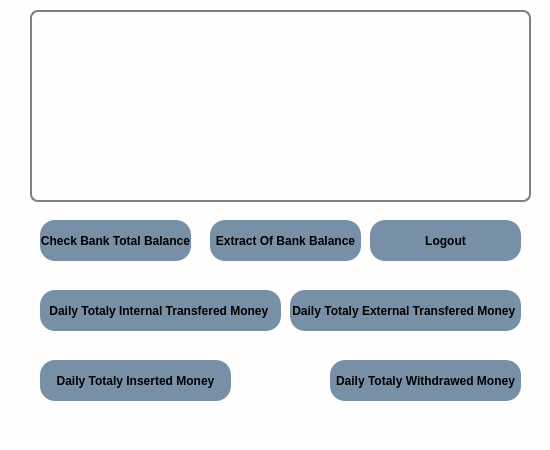
<?xml version="1.0" encoding="UTF-8"?>
<ui version="4.0">
 <class>Dialog</class>
 <widget class="QDialog" name="Dialog">
  <property name="geometry">
   <rect>
    <x>0</x>
    <y>0</y>
    <width>550</width>
    <height>450</height>
   </rect>
  </property>
  <property name="windowTitle">
   <string>Dialog</string>
  </property>
  <property name="styleSheet">
   <string notr="true">*
{
background:#fefefe;
}
#mainFrame {
border: 3px solid gray;
border-radius: 40px;
background: white;
}
QLineEdit {
padding: 1px;
border-style: solid;
border: 2px solid gray;
border-radius: 8px;
}

QPushButton
{
background: #7890a5;
border-radius:15px;
}

QPushButton:hover
{
color:#333;
border-radius:15px;
background:#49ebff;
}


QLabel {
font-weight: bold;
font-size: 15px;
}

QTextBrowser{
padding: 1px;
border-style: solid;
border: 2px solid gray;
border-radius: 8px;
}</string>
  </property>
  <widget class="QPushButton" name="button_check_balance">
   <property name="geometry">
    <rect>
     <x>40</x>
     <y>220</y>
     <width>151</width>
     <height>41</height>
    </rect>
   </property>
   <property name="font">
    <font>
     <weight>75</weight>
     <bold>true</bold>
    </font>
   </property>
   <property name="text">
    <string>Check Bank Total Balance</string>
   </property>
  </widget>
  <widget class="QPushButton" name="button_extract">
   <property name="geometry">
    <rect>
     <x>210</x>
     <y>220</y>
     <width>151</width>
     <height>41</height>
    </rect>
   </property>
   <property name="font">
    <font>
     <weight>75</weight>
     <bold>true</bold>
    </font>
   </property>
   <property name="text">
    <string>Extract Of Bank Balance</string>
   </property>
  </widget>
  <widget class="QPushButton" name="button_logout">
   <property name="geometry">
    <rect>
     <x>370</x>
     <y>220</y>
     <width>151</width>
     <height>41</height>
    </rect>
   </property>
   <property name="font">
    <font>
     <weight>75</weight>
     <bold>true</bold>
    </font>
   </property>
   <property name="text">
    <string>Logout</string>
   </property>
  </widget>
  <widget class="QTextBrowser" name="text_browser_display">
   <property name="geometry">
    <rect>
     <x>30</x>
     <y>10</y>
     <width>501</width>
     <height>192</height>
    </rect>
   </property>
  </widget>
  <widget class="QPushButton" name="button_transfer_int">
   <property name="geometry">
    <rect>
     <x>40</x>
     <y>290</y>
     <width>241</width>
     <height>41</height>
    </rect>
   </property>
   <property name="font">
    <font>
     <weight>75</weight>
     <bold>true</bold>
    </font>
   </property>
   <property name="text">
    <string>Daily Totaly Internal Transfered Money </string>
   </property>
  </widget>
  <widget class="QPushButton" name="button_withdraw">
   <property name="geometry">
    <rect>
     <x>330</x>
     <y>360</y>
     <width>191</width>
     <height>41</height>
    </rect>
   </property>
   <property name="font">
    <font>
     <weight>75</weight>
     <bold>true</bold>
    </font>
   </property>
   <property name="text">
    <string>Daily Totaly Withdrawed Money</string>
   </property>
  </widget>
  <widget class="QPushButton" name="button_transfer_ext">
   <property name="geometry">
    <rect>
     <x>290</x>
     <y>290</y>
     <width>231</width>
     <height>41</height>
    </rect>
   </property>
   <property name="font">
    <font>
     <weight>75</weight>
     <bold>true</bold>
    </font>
   </property>
   <property name="text">
    <string>Daily Totaly External Transfered Money </string>
   </property>
  </widget>
  <widget class="QPushButton" name="button_insert">
   <property name="geometry">
    <rect>
     <x>40</x>
     <y>360</y>
     <width>191</width>
     <height>41</height>
    </rect>
   </property>
   <property name="font">
    <font>
     <weight>75</weight>
     <bold>true</bold>
    </font>
   </property>
   <property name="text">
    <string>Daily Totaly Inserted Money</string>
   </property>
  </widget>
 </widget>
 <resources/>
 <connections/>
</ui>
